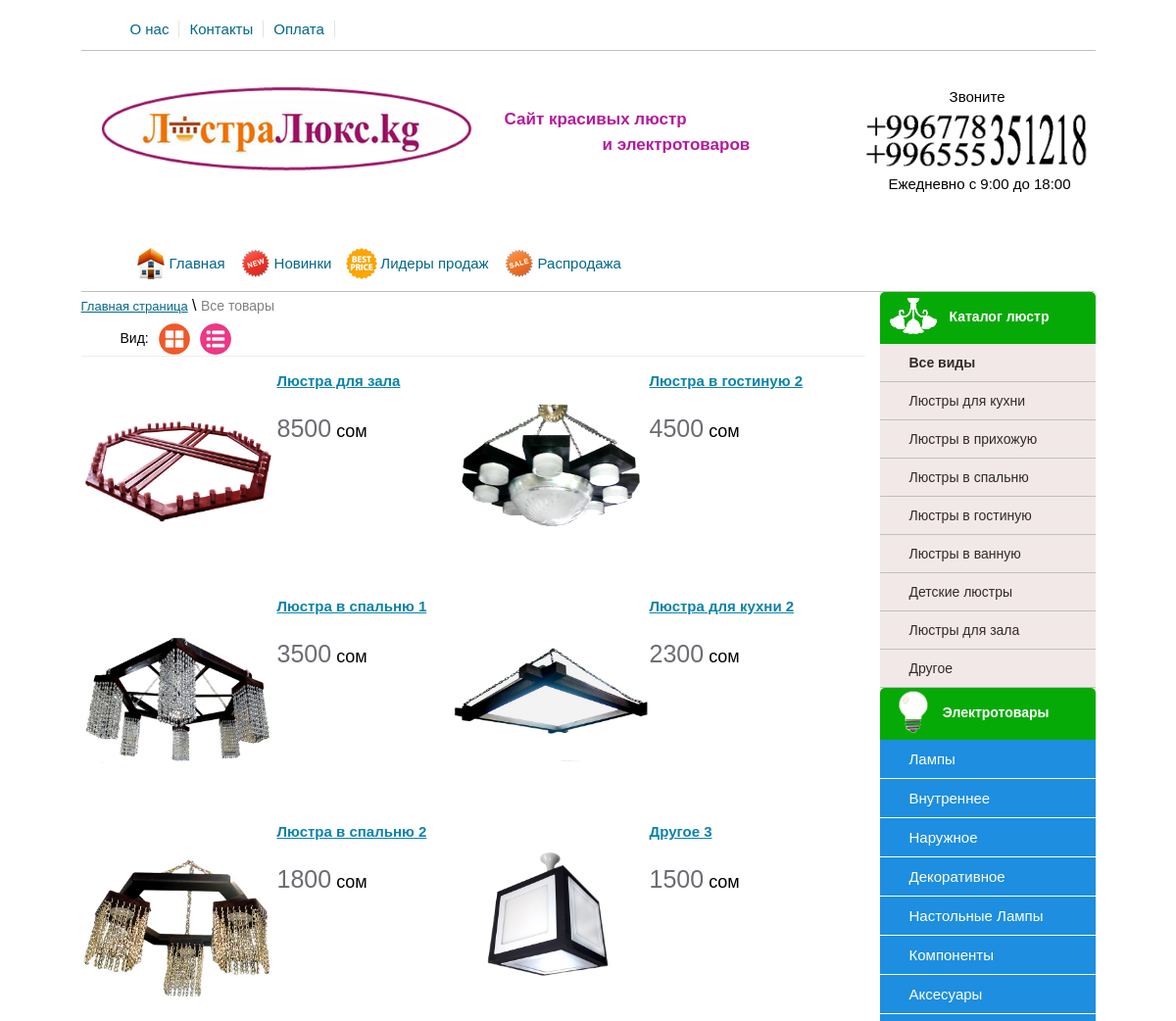
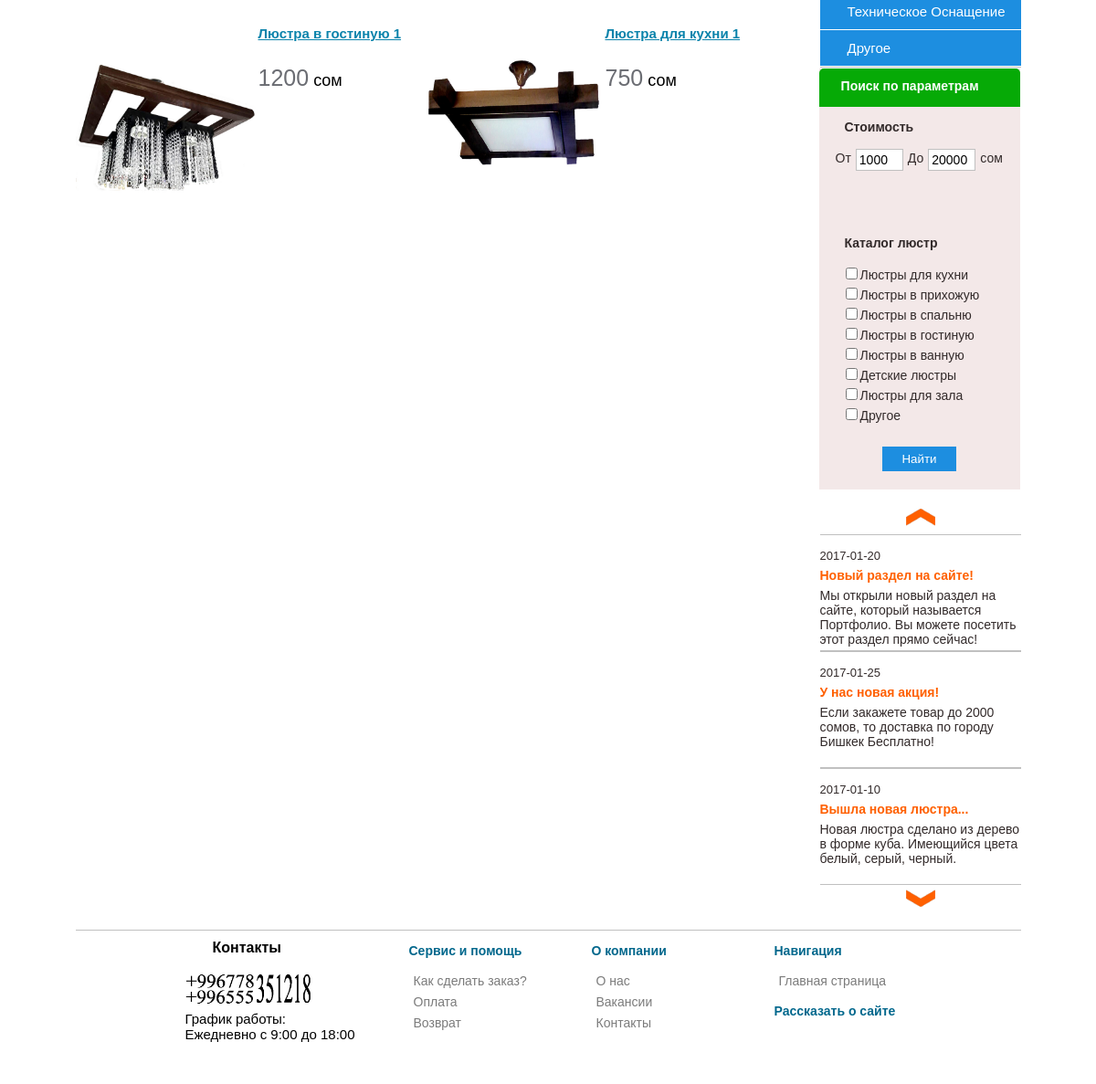
/mycatalog.kg/view_aystopper.php?go=leaders, run on the app's committed database (2 pictures, top to bottom).
### tables this page shows
CREATE TABLE `category` (
  `id` int(11) NOT NULL,
  `type` varchar(80) NOT NULL,
  `brand` varchar(80) NOT NULL
);

CREATE TABLE `news` (
  `id` int(11) NOT NULL,
  `title` varchar(255) NOT NULL,
  `text` text NOT NULL,
  `date` date NOT NULL
);

CREATE TABLE `table_products` (
  `product_id` int(11) NOT NULL,
  `title` varchar(255) NOT NULL,
  `price` int(11) NOT NULL,
  `brand` varchar(255) NOT NULL,
  `seo_words` text NOT NULL,
  `seo_description` text NOT NULL,
  `mini_description` text NOT NULL,
  `image` varchar(255) NOT NULL,
  `description` text NOT NULL,
  `mini_features` text NOT NULL,
  `features` text NOT NULL,
  `datetime` datetime NOT NULL,
  `new` int(11) NOT NULL DEFAULT '0',
  `leader` int(11) NOT NULL,
  `sale` int(11) NOT NULL DEFAULT '0',
  `visible` int(11) NOT NULL DEFAULT '0',
  `count` int(11) NOT NULL DEFAULT '0',
  `type_tovara` varchar(255) NOT NULL,
  `brand_id` int(11) NOT NULL,
  `vote` int(11) NOT NULL,
  `votes` float NOT NULL
);

### mycatalog.kg/view_aystopper.php (the view, shortened to what this page needs)
<?php
  include("include/db_connect.php");
   $go = ($_GET["go"]);
    switch ($go) {
      case "leaders":
      $query_aystopper= " WHERE visible = '1' AND leader = '1'";
      break;
}
 $sorting = $_GET["sort"];
 switch($sorting)
 {
    default:
    $sorting = 'price DESC';
    break;
 }
?>
<!DOCTYPE HTML>
<html>
<head>
    <link href="css/reset.css" rel="stylesheet" type="text/css" />
    <link href="css/style.css" rel="stylesheet" type="text/css" />
    <link href="trackbar/trackbar.css" rel="stylesheet" type="text/css" />
</head>
<body>
<div id="block-body">
<?php
  include("include/block-header.php");
?>
<div id="block-right">
<?php
  include("include/block-category.php");
?>
<?php
  include("include/block-parameter.php");
?>
<?php
  include("include/block-news.php");
?>
</div>
<div id="block-content">
    <div id="block-sorting">
        <p id="nav-breadcrumbs"><a href="index.php">Главная страница</a> \ <span>Все товары</span></p>
            <ul id="option-list">
                <li>Вид: </li>
                <li><img id="style-grid" src="/images/grid.png"/></li>
                <li><img id="style-list" src="/images/list.png"/></li>
            </ul>
    </div>
<ul id="block-tovar-grid">
<?php
    $num = 100;
    $page = (int)$_GET['page'];
    $count = mysql_query("SELECT COUNT(*) FROM table_products $query_aystopper ",$link);
    $temp = mysql_fetch_array($count);
    if ($temp[0] > 0)
    {
        $page = intval($page);
        if(empty($page) or $page < 0) $page = 1;
            $start = $page * $num - $num;
            $qury_start_num = "LIMIT $start, $num";
    }
        $result = mysql_query("SELECT * FROM table_products $query_aystopper ORDER BY $sorting $qury_start_num",$link);
        if(mysql_num_rows($result) > 0)
        {
            $row = mysql_fetch_array($result);
                do
                {
        if($row["image"] != "" && file_exists("./uploads_images/".$row["image"]))
        {
            $img_path = './uploads_images/'.$row["image"];
            $max_width = 200;
            $max_height = 200;
            list($width, $height) = getimagesize($img_path);
            $ratioh = $max_height/$height;
            $ratiow = $max_width/$width;
            $ratio = min($ratioh, $ratiow);
            $width = intval($ratio * $width);
            $height = intval($ratio * $height);
        } else
            {
                $img_path = "/images/no-image.png";
                $width = 110;
                $height = 200;
            }
                    echo'
                    <li>
                        <div class="block-images-grid">
                            <img src="'.$img_path.'" width="'.$width.'" height="'.$height.'"/>
                        </div>
                        <p class="style-title-grid"><a href="view_content.php?id='.$row["product_id"].'">'.$row["title"].'</a></p>
                            <ul class="reviews-and-counts-grid">
                                <li><img src="/images/saw.png"><p>0</p></li>
                                <li><img src="/images/comment.png"><p>0</p></li>
                            </ul>
                                <a class="add-cart-style-grid"></a>
                                    <p class="style-price-grid"><strong>'.$row["price"].'</strong> сом</p>
                            <div class="mini-features">
                                '.$row["mini_features"].'
                            </div>
                    </li>
                    ';
                }
                    while ($row = mysql_fetch_array($result));
        }
?>
</ul>
</div>
<?php
  include("include/block-footer.php");
?>
</div>
</body>
</html>

### mycatalog.kg/include/block-header.php (shortened to what this page needs)
<div id="block-header">
<div id="header-top-block">
<ul id="header-top-menu">
<li><a href="about.php">О нас</a></li>
<li><a href="contacts.php">Контакты</a></li>
<li><a href="oplata.php">Оплата</a></li>
</ul>
</div>
<a href="index.php"><img id="img-logo" src="images/logo.png"/></a>
        <div class="tema">
            <p>Сайт красивых люстр</p>
            <br>
            <p><span>и электротоваров</span></p>
        </div>
    <div id="personal-info">
    <div id="call" align="right">Звоните</div>
        <img id="img-tel" src="images/tel.png"/>
        <div id="grafic" align="right">Ежедневно с 9:00 до 18:00</div>
    </div>
</div>
<div id="top-menu">
<ul>
<li><a href="index.php"><img src="/images/home.png"/>Главная</a></li>
<li><a href="view_aystopper.php?go=news"><img src="/images/new.png"/>Новинки </a></li>
<li><a href="view_aystopper.php?go=leaders"><img src="/images/best-price.png"/>Лидеры продаж</a></li>
<li><a href="view_aystopper.php?go=sale"><img src="/images/sale.png"/>Распродажа</a></li>
</ul>
</div>

### mycatalog.kg/include/block-category.php (shortened to what this page needs)
<div id="block-category">
<p class="header-title"><img src="/images/lustra2.png" id="img-category"/><span>Каталог люстр</span></p>
<ul>
    <li><a href="view_cat.php?type=lustra"><strong>Все виды</strong></a></li>
    <?php
        $result = mysql_query("SELECT * FROM category WHERE type='lustra'",$link);
        if(mysql_num_rows($result) > 0)
        {
            $row = mysql_fetch_array($result);
                do{
                    echo '
                        <li><a href="view_cat.php?cat='.strtolower($row["brand"]).'&type='.$row["type"].'">'.$row["brand"].'</a></li>
                    ';
                }
                    while ($row = mysql_fetch_array($result));
        }
?>
</ul>
</div>
<div id="block-category2">
        <p class="header-title2"><img src="/images/electrotov.png" id="img-category2"/><span>Электротовары</span></p>
        <ul>
            <li><a id="index1">Лампы</a>
            </li>
            <li><a id="index2">Внутреннее</a>
            </li>
            <li><a id="index3">Наружное</a>
            </li>
            <li><a id="index4">Декоративное</a>
            </li>
            <li><a id="index5">Настольные Лампы</a>
            </li>
            <li><a id="index6">Компоненты</a>
            </li>
            <li><a id="index7">Аксесуары</a>
            </li>
            <li><a id="index8">Техническое Оснащение</a>
            </li>
            <li><a id="index9">Другое</a>
            </li>
        </ul>
</div>

### mycatalog.kg/include/block-parameter.php (shortened to what this page needs)
<div id="block-parameter">
    <p class="header-title3"><span>Поиск по параметрам</span></p>
          <p class="title-filter">Стоимость</p>
        <form method="GET" action="search_filter.php">
            <div id="block-input-price">
                <ul>
                    <li><p>От</p></li>
                    <li><input type="text" id="start-price" name="start_price" value="1000"/></li>
                    <li><p>До</p></li>
                    <li><input type="text" id="end-price" name="end_price" value="20000"/></li>
                    <li><p>сом</p></li>
                </ul>
            </div>
        <div id="blocktrackbar"></div>
            <p class="title-filter">Каталог люстр</p>
                <ul class="checkbox-brand">
                <?php
    $result = mysql_query("SELECT * FROM category WHERE type = 'lustra'",$link);
    if(mysql_num_rows($result) > 0)
    {
        $row = mysql_fetch_array($result);
        do
        {
            $checked_brand = "";
            echo '
                <li><input '.$checked_brand.' type="checkbox" name="brand[]" value="'.$row["id"].'" id="checkbrend'.$row["id"].'"/><label for="checkbrend'.$row["id"].'">'.$row["brand"].'</label></li>
            ';
        }
        while ($row = mysql_fetch_array($result));
    }
?>
                </ul>
            <center><input type="submit" name="submit" id="button-param-search" value="Найти"/></center>
        </form>
</div>

### mycatalog.kg/include/block-news.php
<div id="block-news">
<center><img id="news-prev" src="/images/newsUp.png"/></center>
    <div id="newsticker">
        <ul>
        <?php
    $result = mysql_query("SELECT * FROM news ORDER BY id DESC",$link);
    if(mysql_num_rows($result) > 0)
    {
        $row = mysql_fetch_array($result);
        do
        {
            echo '
                <li>
                <span>'.$row["date"].'</span>
                <a href="">'.$row["title"].'</a>
                <p>'.$row["text"].'</p>
                </li>
            ';
        }
        while ($row = mysql_fetch_array($result));
    }
?>
        </ul>
    </div>
    <center><img id="news-next" src="/images/newsDown.png"/></center>
</div>

### mycatalog.kg/include/block-footer.php (shortened to what this page needs)
<div id="block-footer">
    <div id="footer-phone">
        <h4>Контакты</h4>
            <img src="/images/tel.png"/>
        <p>
            График работы: <br />
            Ежедневно с 9:00 до 18:00
        </p>
    </div>
    <div class="footer-list">
    <p>Сервис и помощь</p>
        <ul>
            <li><a href="">Как сделать заказ?</a></li>
            <li><a href="">Оплата</a></li>
            <li><a href="">Возврат</a></li>
        </ul>
    </div>
    <div class="footer-list">
    <p>О компании</p>
        <ul>
            <li><a href="about.php">О нас</a></li>
            <li><a href="">Вакансии</a></li>
            <li><a href="contacts.php">Контакты</a></li>
        </ul>
    </div>
    <div class="footer-list">
    <p>Навигация</p>
        <ul>
            <li><a href="index.php">Главная страница</a></li>
        </ul>
        <p>Рассказать о сайте</p>
    </div>
</div>

### data on the page
category: brand "Люстры для кухни"
category: brand "Люстры в прихожую"
category: brand "Люстры в спальню"
category: brand "Люстры в гостиную"
category: brand "Люстры в ванную"
category: brand "Детские люстры"
category: brand "Люстры для зала"
category: brand "Другое"
news: date "2017-01-20", title "Новый раздел на сайте!", text "Мы открыли новый раздел на сайте, который называется Портфолио. Вы можете посетить этот раздел прямо сейчас!"
news: date "2017-01-25", title "У нас новая акция!", text "Если закажете товар до 2000 сомов, то доставка по городу Бишкек Бесплатно!"
news: date "2017-01-10", title "Вышла новая люстра...", text "Новая люстра сделано из дерево в форме куба. Имеющийся цвета белый, серый, черный."
table_products: image (picture), title "Люстра для зала", price "8500"
table_products: image (picture), title "Люстра в гостиную 2", price "4500"
table_products: image (picture), title "Люстра в спальню 1", price "3500"
table_products: image (picture), title "Люстра для кухни 2", price "2300"
table_products: image (picture), title "Люстра в спальню 2", price "1800"
table_products: image (picture), title "Другое 3", price "1500"
table_products: image (picture), title "Люстра в гостиную 1", price "1200"
table_products: image (picture), title "Люстра для кухни 1", price "750"
